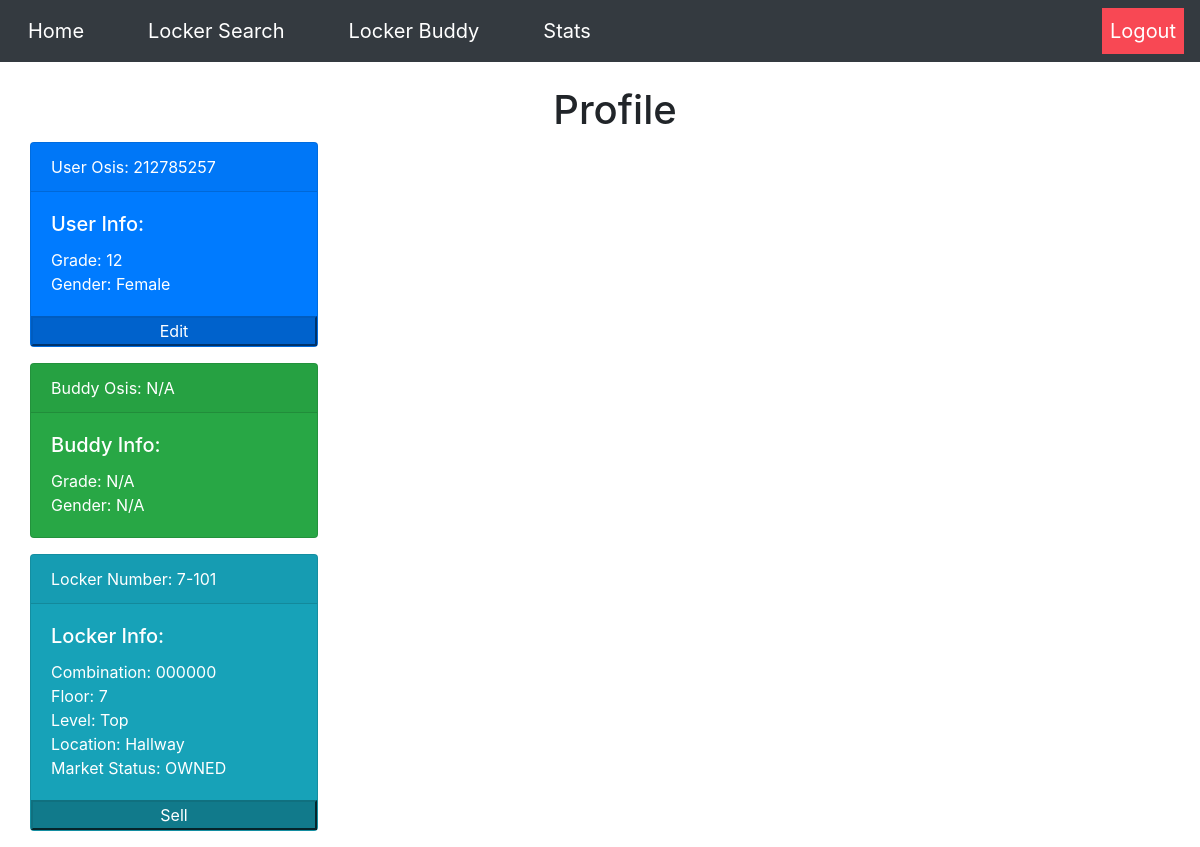
Page /home (signed in) on the earlier database version.
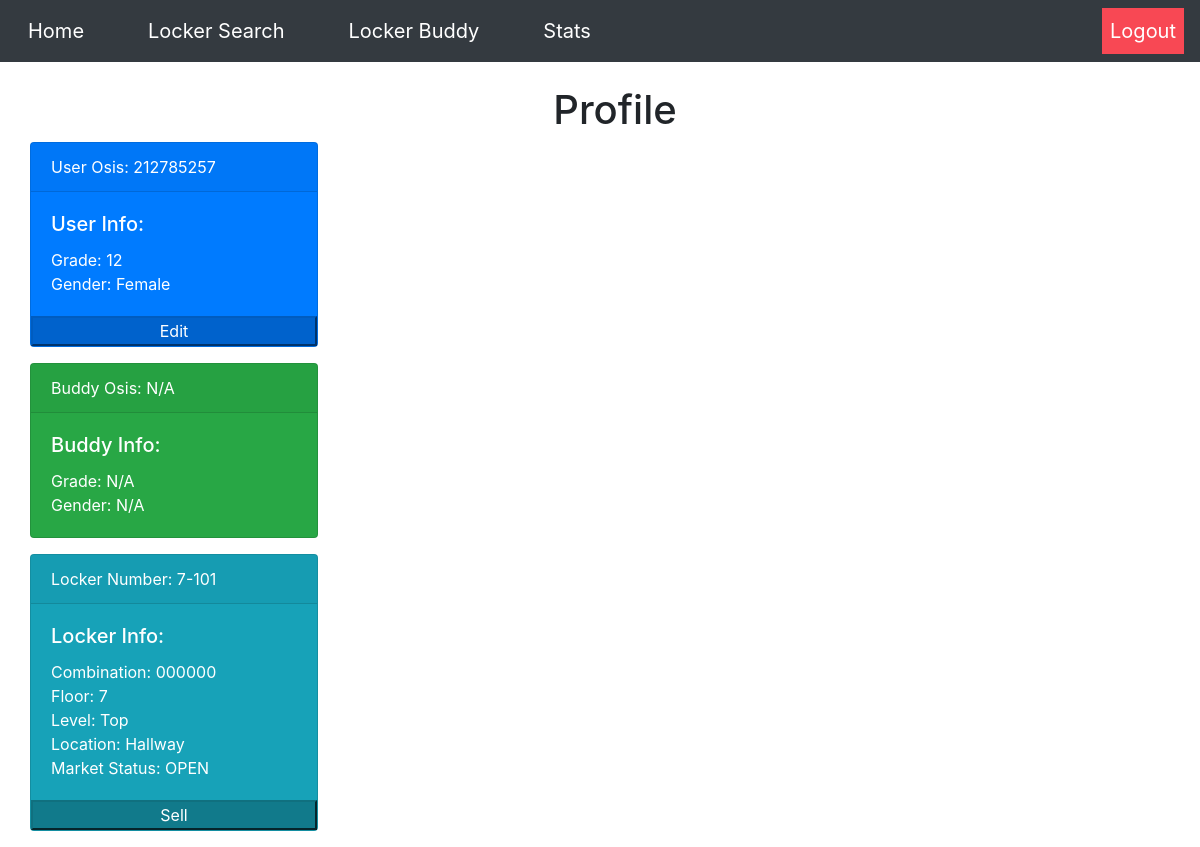
Same page on the later database version.
### tables this page shows
CREATE TABLE locker_tbl (locker INT, owner TEXT, combo TEXT, floor INT, level INT, location TEXT, status TEXT);

### __init__.py (the view)
@app.route("/home")
@login_required
def profile():
    user = db_manager.getUserInfo(session['osis'])
    buddy = ["N/A","N/A","N/A","N/A","N/A","N/A","N/A","N/A"]
    if len(user[4]) != 0:
        buddy = db_manager.getUserInfo(user[4])
    locker = db_manager.getLockerInfo(user[2])
    transactions = []
    if user[6] != '':
        transactions = user[6].split(",")
        for id in transactions:
            request=db_manager.getTransactionInfo(id)
            if len(request)>0:
                transactions.append(request)
    return render_template("home.html", heading="Profile", user=user, buddy=buddy, locker=locker, transactions=transactions)

### __init__.py (called while the page is built)
def login_required(f):
    @wraps(f)
    def dec(*args, **kwargs):
        if 'osis' in session:
            return f(*args, **kwargs)
        flash('You must be logged in to view this page!', 'alert-danger')
        return redirect('/')
    return dec

### db_builder.py (called while the page is built)
def execmany(cmd, inputs):
    db = sqlite3.connect(DB_FILE)
    c = db.cursor()
    output = c.execute(cmd, inputs)
    db.commit()
    return output

### db_manager.py (called while the page is built)
def getUserInfo(osis):
    q = "SELECT * from user_tbl WHERE osis=?"
    inputs = (osis,)
    data = execmany(q, inputs).fetchone()
    info = [data[0],data[1],data[2],data[3],data[4],data[5],data[6],data[7]]
    return info

def getLockerInfo(locker):
    q = "SELECT * from locker_tbl WHERE locker=?"
    inputs = (locker,)
    data = execmany(q, inputs).fetchone()
    info = [data[0],data[1],data[2],data[3],data[4],data[5],data[6]]
    return info

### templates/home.html (shortened to what this page needs)
{% extends "base.html" %}
{% block body %}
<div class="card text-white bg-primary mb-3" style="max-width: 18rem;">
  <div class="card-header">User Osis: {{user[0]}}</div>
  <div class="card-body">
    <h5 class="card-title">User Info:</h5>
    <p class="card-text">Grade: {{user[3]}} <br> Gender: {{user[7]}}</p>
  </div>
  <form action="/editprof">
    <button type="submit" class="btn-primary btn-block active">Edit</button>
  </form>
</div>
<div class="card text-white bg-success mb-3" style="max-width: 18rem;">
  <div class="card-header">Buddy Osis: {{buddy[0]}}</div>
  <div class="card-body">
    <h5 class="card-title">Buddy Info:</h5>
    <p class="card-text">Grade: {{buddy[3]}} <br> Gender: {{buddy[7]}}</p>
  </div>
</div>
<div class="card text-white bg-info mb-3" style="max-width: 18rem;">
  <div class="card-header">Locker Number: {{locker[3]}}-{{locker[0]}}</div>
  <div class="card-body">
    <h5 class="card-title">Locker Info:</h5>
    <p class="card-text">Combination: {{locker[2]}} <br> Floor: {{locker[3]}} <br> Level: {{locker[4]}} <br> Location: {{locker[5]}} <br> Market Status: {{locker[6]}}</p>
  </div>
  <button class="btn-info active btn-block">Sell</button>
</div>
  {% endblock %}

Differences in the rows shown:
changed locker_tbl "Top": status "OWNED" → "OPEN"
